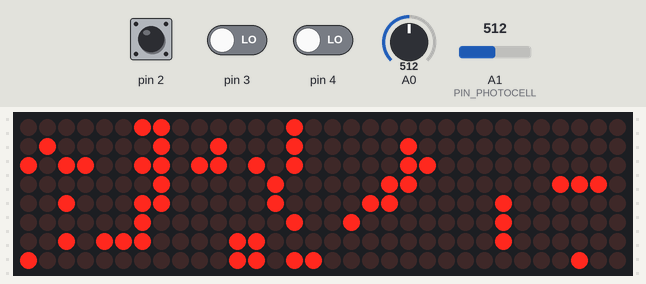
Recording of a sketch running on a simulated Arduino Uno, built with avr-gcc and run on an emulated ATmega328P. Parts: 32×8 LED matrix. Wiring (inferred from the names in the program): DS3231 clock at I2C address 0x68; 4 × MAX7219 LED driver (orientation assumed): CS pin 10. The inputs (shaded band) are chosen by the test bench; at power-on: A0 = 512, pin 2 LOW, pin 3 LOW, pin 4 LOW, A1 (PIN_PHOTOCELL) = 512. The local clock reads 2024-03-15 10:24:30 at power-on unless the sketch sets it; random numbers use the default seed unless the sketch sets one.

Above: at 2.0 s.
2.1 s: A0 set to 122
3.8 s: pin 2 pulled HIGH for 0.15 s
At 4.4 s:
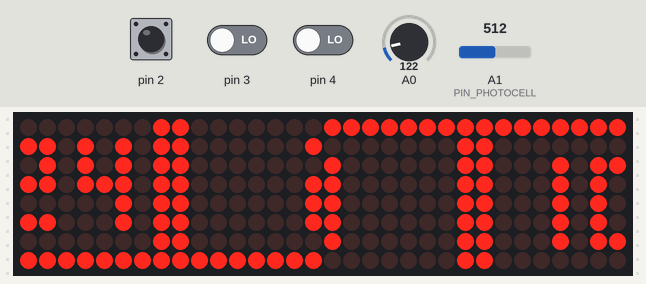
5.4 s: pin 3 driven HIGH
At 6.9 s:
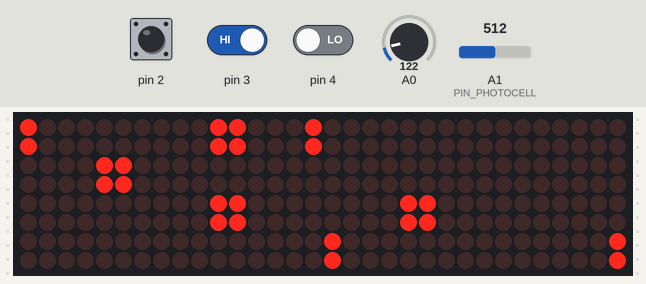
8.4 s: pin 2 pulled HIGH for 1 s
At 10.6 s:
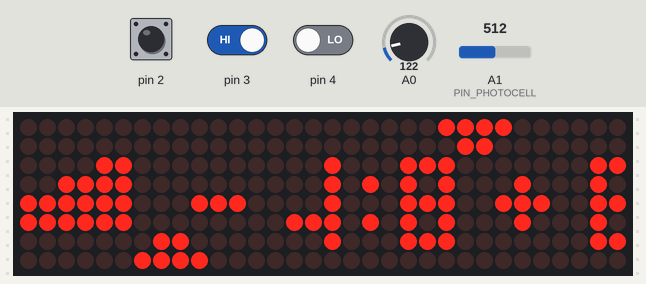
10.9 s: pin 4 driven HIGH
At 11.5 s:
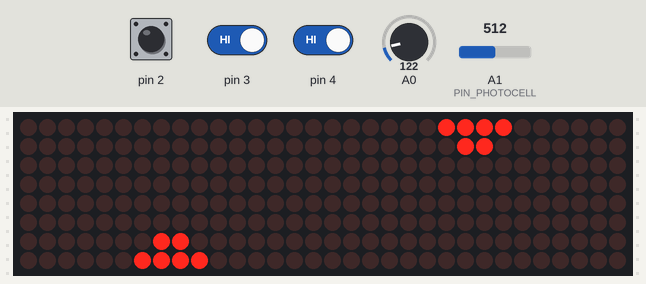
12.4 s: pin 2 pulled HIGH for 0.15 s
At 13.3 s:
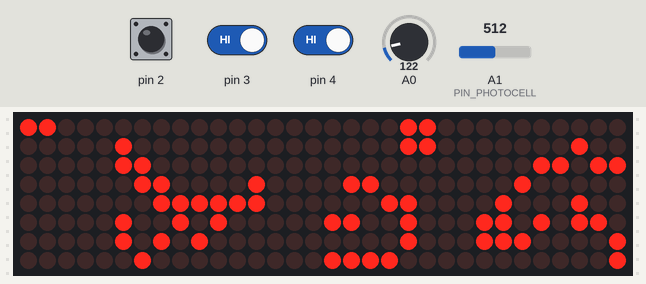

Measured:
- after the input at 5.4 s, the display: first changes at once (image 2 shows a later state)
- after the input at 10.9 s, the display: changes at once (image 4)
- after the input at 12.4 s, the display: first changes after 0.05 s (image 5 shows a later state)
- what the display in image 2 shows lasts 0.9 s, from 6.2 s to 7.1 s

The sketch:

Matrix.ino
```cpp
// (licence header left out)
#include <SPI.h>
#include <Wire.h>
#include <OneWire.h>
#include <EEPROM.h>

#include "Display.h"
#include "GameOfLife.h"
#include "TimeHandler.h"
#include "InputHandler.h"
#include "TempSensor.h"
#include "SettingsHandler.h"

#define CONTINUOUS_PRESS_THRESHOLD 1000UL

InputHandler inputs;
Display disp(&inputs);
GameOfLife gol(&disp);
TimeHandler time(&disp, &inputs);
TempSensor temp(&disp);
SettingsHandler settings(&disp, &inputs);

// Lambda enumaration for the mode selector
enum{GOL = 0, TIME = 1 , DATE = 2, TEMP = 3, SETTINGS, TIME_ADJUST, BRIGHTNESS_ADJUST}; // GOL = GameOfLife

int mode = GOL;
boolean autoModeChange = false;
unsigned long lastModeChange = 0UL;
unsigned int modeDuration[4] = {0};

void setup()
{
  randomSeed(analogRead(PIN_RAND));

  #ifdef DEBUG
    Serial.begin(9600);
  #endif

  time.initializeRTC();
  disp.testPattern();

  // Read the saved settings
  settings.read();
  settings.getModeDurations(modeDuration);
  autoModeChange = settings.getBooleanSetting(SETTING_AUTO_MODE_CHANGE);
}

void loop()
{
  // Refresh the inputs states
  inputs.updateButtonsStates();

  // Update the brightness of the display
  disp.updateBrightness();

  // Auto mode change activation/desactivation
  if((inputs.getSinglePress(PLUS) && inputs.getButtonState(MINUS) == HIGH) || (inputs.getSinglePress(MINUS) && inputs.getButtonState(PLUS) == HIGH))
  {
    if(autoModeChange)
    {
      autoModeChange = false;
    }
    else
    {
      autoModeChange = true;
      lastModeChange = millis(); // We do not want to change mode imediately
    }
  }

  // Go to settings mode
  if(mode != SETTINGS && inputs.getButtonState(MODE) == HIGH && millis() - inputs.getLastChangeTime(MODE) >= CONTINUOUS_PRESS_THRESHOLD)
  {
    mode = SETTINGS;

    disp.clear();

    // Make cool looking corners
    disp.setLed(0, 0, true); disp.setLed(0, 1, true); disp.setLed(1,0, true);
    disp.setLed(15, 0, true); disp.setLed(14, 0, true); disp.setLed(15, 1, true);
    disp.setLed(0, 15, true); disp.setLed(0, 14, true); disp.setLed(1, 15, true);
    disp.setLed(15, 15, true); disp.setLed(15, 14, true); disp.setLed(14, 15, true);

    // Time
    // Plus sign
    disp.setLed(2, 3, true);
    disp.setLed(1, 4, true); disp.setLed(2, 4, true); disp.setLed(3, 4, true);
    disp.setLed(2, 5, true);

    // Digits
    disp.setDigit(6, 2, 8);
    disp.setDigit(12, 2, 8);

    // Separator
    disp.setLed(10, 3, true); disp.setLed(10, 5, true);

    // Brightness
    // Minus sign
    disp.setLed(1, 12, true); disp.setLed(2, 12, true); disp.setLed(3, 12, true);

    // Scale
    for(int i = 6 ; i < 14 ; i++)
      disp.setLed(i, 13, true);

    for(int i = 8 ; i < 14 ; i++)
      disp.setLed(i, 12, true);

    for(int i = 10 ; i < 14 ; i++)
      disp.setLed(i, 11, true);

    for(int i = 12 ; i < 14 ; i++)
      disp.setLed(i, 10, true);

    disp.display();
  }

  // ------------------------------- CHANGE MODE --------------------------------------------

  // Change mode
  if(mode != SETTINGS && mode != TIME_ADJUST && mode != BRIGHTNESS_ADJUST && (inputs.getSinglePress(MODE) || (autoModeChange == true && millis() - lastModeChange >= modeDuration[mode])))
  {
    if(mode == GOL)
    {
      mode = TIME;

      time.updateTime();

      disp.clear();
      time.displayTime();
      disp.display();
    }
    else if(mode == TIME)
    {
      mode = DATE;

      time.updateTime();

      disp.clear();
      time.displayDate();
      disp.display();
    }
    else if(mode == DATE)
    {
      mode = TEMP;

      temp.updateTemp();

      disp.clear();
      temp.displayTemp();
      disp.display();
    }
    else if(mode == TEMP)
    {
      mode = GOL;

      // We keep the live cells (= the temp digits) as a base for the GOL
      gol.resetStepCounter();
      gol.getNextStep();
      disp.display();
    }

    // If in autoModeChange, backup the time of the change
    if(autoModeChange)
      lastModeChange = millis();
  }

  // -------------------------- NORMAL MODES -------------------------------------

  // Refresh the display according to the current mode
  if(mode == GOL)
  {
    // Manual reset
    if(inputs.getSinglePress(PLUS))
    {
        gol.initialize();
        disp.display();
    }

    if(gol.autoNextStep())
    {
      gol.autoReset(); // Auto reset (no more live cells or too much steps)
      disp.display();
    }
  }
  else if(mode == TIME)
  {
    // Display mode change
    if(inputs.getSinglePress(PLUS))
    {
      time.changeTimeDisplayMode();
      disp.clear();
      time.displayTime();
      disp.display();
    }

    if(time.updateTime())
    {
      time.displayTime();
      disp.display();
    }
  }
  else if(mode == DATE)
  {
    if(time.updateTime())
    {
      time.displayDate();
      disp.display();
    }
  }
  else if(mode == TEMP)
  {
    if(temp.updateTemp())
    {
      temp.displayTemp();
      disp.display();
    }
  }
  // ----------------------------- SETTINGS MODES ---------------------------------
  else if(mode == SETTINGS)
  {
    if(inputs.getSinglePress(PLUS)) // Go to time adjusment
    {
      mode = TIME_ADJUST;
      disp.clear();
    }
    else if(inputs.getSinglePress(MINUS)) // Go to brightness adjustment
    {
      mode = BRIGHTNESS_ADJUST;
      disp.clear();
    }
  }
  else if(mode == TIME_ADJUST)
  {
    int response = time.adjustTime();

    if(response == 1) // Time was modified by a user action -> refresh display
    {
      disp.display();
    }
    else if(response == 2) // Time adjustment finished
    {
      disp.display();

      lastModeChange = millis(); // We want to stay in time mode for a moment if in auto mode change
      mode = TIME;
    }
  }
  else if(mode == BRIGHTNESS_ADJUST)
  {
    int response = disp.adjustBrightness();

    if(response == 1) // Brightness modified by a user action -> refresh display
    {
      disp.display();
    }
    else if(response == 2) // Brightness adjustment finshed -> go to GOL mode
    {
      gol.initialize();
      disp.display();

      lastModeChange == millis(); // We want to stay in GOL mode for a moment if in auto mode change
      mode = GOL;
    }
  }
}
```

Display.cpp
```cpp
// (licence header left out)
#if defined(ARDUINO) && ARDUINO >= 100
  #include <Arduino.h>
#else
  #include "WProgram.h"
#endif

#include "Display.h"
#include "InputHandler.h"
#include "settings.h"

#include <SPI.h>

// Constructor
Display::Display(InputHandler *inputs)
{
  m_inputs = inputs;

  m_adjustingBrightness = false;

  // Setting-up the Load pin
  pinMode(PIN_LOAD, OUTPUT);
  digitalWrite(PIN_LOAD, HIGH);

  // Clear the buffer
  clear();

  // Clear the backbuffer
  for(int i = 0 ; i < 4 ; i++)
  {
    for(int j = 0 ; j < 8 ; j++)
    {
      m_backBuffer[i][j] = B00000000;
    }
  }

  // Setting-up the SPI library
  SPI.begin();
  SPI.setBitOrder(MSBFIRST);
  SPI.setClockDivider(SPI_CLOCK_DIV128);
  SPI.setDataMode(SPI_MODE0);

  // We do not want to use any decoding option
  sendAll(MAX_REG_DECODEMODE, 0x00);

  // Setting the brightness
  m_brightness = -1; // Auto mode
  m_lastBrightnessUpdate = 0UL;
  m_lastBrightnessValue = 0;
  setBrightness(0x08);

  // Setting the scan limit to its maximal (we're using all outputs)
  sendAll(MAX_REG_SCANLIMIT, 0x07);

  // Making sure that the test mode is disabled
  setTestMode(false);

  // Clearing the display
  for(int i = 1 ; i <= 8 ; i++)
  {
    sendAll(i, 0x00);
  }

  // Leaving shutdown mode
  sendAll(MAX_REG_SHUTDOWN, 0x01);
}

// Seven segment digit table (GFEDCBA notation)
const byte Display::m_sevenSegDigit[10] = {0x3F, 0x06, 0x5B, 0x4F, 0x66, 0x6D, 0x7D, 0x07, 0x7F, 0x6F};
const int Display::m_sevenSegTemplate[7][2][3] =
  {{{0, 1, 2}, {0, 0, 0}}, {{2, 2, 2}, {0, 1, 2}}, {{2, 2, 2}, {2, 3, 4}}, {{0, 1, 2}, {4, 4, 4}}, {{0, 0, 0}, {2, 3, 4}}, {{0, 0, 0}, {0, 1, 2}}, {{0, 1, 2}, {2, 2, 2}}};

// Send the same command to each driver
void Display::sendAll(byte reg, byte val)
{
  digitalWrite(PIN_LOAD, LOW);

  for(int i = 0 ; i < 4 ; i++)
  {
    SPI.transfer(reg);
    SPI.transfer(val);
  }

  digitalWrite(PIN_LOAD, HIGH);
}

// Used to modify the brightness of the display
void Display::setBrightness(byte val)
{
  sendAll(MAX_REG_INTENSITY, val);
}

// Used to test the display
void Display::setTestMode(boolean testMode)
{
  if(testMode)
    sendAll(MAX_REG_DISPLAYTEST, 0x01);
  else
    sendAll(MAX_REG_DISPLAYTEST, 0x00);
}

// Used to clear the buffer
void Display::clear()
{
  for(int i = 0 ; i < 4 ; i++)
  {
    for(int j = 0 ; j < 8 ; j++)
    {
        m_buffer[i][j] = B00000000;
    }
  }
}

// Used to send the content of the buffer to the controllers
void Display::display()
{
  int modifiedRegAmount[4] = {0};
  int maxModifiedRegAmount = 0;
  int lastDigitUpdated[4] = {0}; // Stores the last digit updated

  // Find the modified registers for each driver
  for(int i = 0 ; i < 4 ; i++)
  {
    for(int j = 0 ; j < 8 ; j++)
    {
      if(m_buffer[i][j] != m_backBuffer[i][j])
        modifiedRegAmount[i]++;
    }

    maxModifiedRegAmount = max(modifiedRegAmount[i], maxModifiedRegAmount);
  }

  #ifdef SERIAL_DEBUG
    Serial.println("==== Sending " + String(maxModifiedRegAmount) + " commands ====");
    Serial.println("--- Modified registers ---");

    for(int i = 0 ; i < 4 ; i++)
    {
      Serial.println("Driver #" + String(i));

      for(int j = 0 ; j < 8 ; j++)
      {
        if(m_buffer[i][j] != m_backBuffer[i][j])
          Serial.println("  DIG" + String(j) + " : YES");
        else
          Serial.println("  DIG" + String(j) + " : NO");
      }

      Serial.println();
    }
    Serial.println();
  #endif

  // Send the commands
  for(int i = 0 ; i < maxModifiedRegAmount ; i++)
  {
    #ifdef SERIAL_DEBUG
       Serial.println("--- Sending #" + String(i) + " ---");
    #endif

    digitalWrite(PIN_LOAD, LOW);
    for(int j = 3 ; j >= 0 ; j--) // We have to send the commands in reverse order
    {
      // Find the digit to update
      int k = lastDigitUpdated[j];
      while(m_buffer[j][k] == m_backBuffer[j][k] && k < 8)
      {
        k++;
      }

      // Update it
      if(k == 8) // We have updated all the registers ; send no-op code
      {
        #ifdef SERIAL_DEBUG
          Serial.println("Driver #" + String(j) + " : No operation");
        #endif

        SPI.transfer(MAX_REG_NOOP);
        SPI.transfer(MAX_REG_NOOP);
      }
      else // We do not have updated all registers
      {
        lastDigitUpdated[j] = k; // Save the last digit updated
        m_backBuffer[j][k] = m_buffer[j][k]; // Copy the buffer into the backbuffer

        #ifdef SERIAL_DEBUG
          Serial.print("Driver #" + String(j) + ", DIG" + String(k) + " : ");
          Serial.println(m_buffer[j][k], BIN);
        #endif

        // Send command
        SPI.transfer(k + 1); // Register (DIG0 = REG #1, DIG1 = REG #2, ..., DIG 7 = REG #8)
        SPI.transfer(m_buffer[j][k]); // Value
      }
    }
    digitalWrite(PIN_LOAD, HIGH); // Load da shit
  }
}

// Used to set an led in the buffer
void Display::setLed(int x, int y, boolean val)
{
  // Find position
  int driver = (x / 8) + ((y / 8) * 2); // x_d = x/8 | y_d = y/8 || i_d = x_d + y_d * 2
  int dig = y % 8;
  int seg = 7 - (x % 8); // DP = 7, A = 6, ... , G = 0

  // Backup the digit (one byte/register)
  byte oldVal = m_buffer[driver][dig];

  // Update buffer
  if(val) // Turn it on
    m_buffer[driver][dig] |= B00000001 << seg;
  else // Turn it off
    m_buffer[driver][dig] &= ~(B00000001 << seg);
}

// Used to check the state of an led in the buffer
boolean Display::testLed(int x, int y)
{
  // Find position
  int driver = (x / 8) + ((y / 8) * 2); // x_d = x/8 | y_d = y/8 || i_d = x_d + y_d * 2
  int dig = y % 8;
  int seg = 7 - (x % 8); // DP = 7, A = 6, ... , G = 0

  // Check the buffer
  return (m_buffer[driver][dig] & (B00000001 << seg)) ? true : false;
}

// Used to display a seven segment digit
void Display::setDigit(int x, int y, int digit)
{
  // Clear the digit area
  for(int i = 0 ; i < 3 ; i++)
  {
    for(int j = 0 ; j < 5 ; j++)
    {
      setLed(x + i, y + j, false);
    }
  }

  // Insert the digit into the buffer
  for(int i = 0 ; i < 7 ; i++)
  {
    if(m_sevenSegDigit[digit] & (B00000001 << i))
    {
      for(int j = 0 ; j < 3; j++)
        setLed(x + m_sevenSegTemplate[i][0][j], y + m_sevenSegTemplate[i][1][j], true);
    }
  }
}

// Used to display a test pattern
void Display::testPattern()
{
  for(int i = 0 ; i < 16 ; i++)
  {
    clear();
    for(int j = 0 ; j < 16 ; j++)
    {
      setLed(i, j, true);
      setLed(j, i, true);
    }
    display();
    delay(45);
  }
  clear();
}

// Used to know if no LED is no
boolean Display::empty()
{
  for(int i = 0 ; i < 4 ; i++)
  {
    for(int j = 0 ; j < 8 ; j++)
    {
      if(m_buffer[i][j] != 0U)
        return false;
    }
  }

  return true;
}

// Used to adjust the brightness. Returns : 0 : display buffer not modified, 1 : display buffer modified, 2 : adjusting time finished
int Display::adjustBrightness()
{
  boolean modified = false;

  if(!m_adjustingBrightness) // First call
  {
    m_adjustingBrightness = true;

    // Make cool looking corners
    setLed(0, 0, true); setLed(0, 1, true); setLed(1,0, true);
    setLed(15, 0, true); setLed(14, 0, true); setLed(15, 1, true);
    setLed(0, 15, true); setLed(0, 14, true); setLed(1, 15, true);
    setLed(15, 15, true); setLed(15, 14, true); setLed(14, 15, true);

    // Display the brightness
    if(m_brightness != -1) // Not in auto mode
    {
      setDigit(4, 5, m_brightness / 10);
      setDigit(9, 5, m_brightness - (m_brightness / 10) * 10);
    }

    return 1;
  }
  else if(m_inputs->getSinglePress(PLUS)) // Increment
  {
    m_brightness = (m_brightness == 0x0F) ? -1 : m_brightness + 1;
    modified = true;
  }
  else if(m_inputs->getSinglePress(MINUS)) // Decrement
  {
    m_brightness = (m_brightness == - 1) ? 0x0F : m_brightness - 1;
    modified = true;
  }
  else if(m_inputs->getSinglePress(MODE)) // Setting finished
  {
    m_adjustingBrightness = false;

    return 2;
  }

  if(modified)
  {
    if(m_brightness != -1) // Not in auto mode
    {
      setDigit(4, 5, m_brightness / 10);
      setDigit(9, 5, m_brightness - (m_brightness / 10) * 10);

      setBrightness(m_brightness);
    }
    else // In auto mode
    {
      // Clear where the digits were
      for(int i = 4 ; i < 12 ; i++)
      {
        for(int j = 5 ; j < 10 ; j++)
        {
          setLed(i, j, false);
        }
      }
    }

    return 1;
  }

  return 0;
}

// Used to updadte the brightness
void Display::updateBrightness()
{
  int reading = analogRead(PIN_PHOTOCELL);

  if(m_brightness == -1 && millis() - m_lastBrightnessUpdate >= BRIGHTNESS_UPDATE_INTERVAL && abs(reading - m_lastBrightnessValue) > BRIGHTNESS_UPDATE_THRESHOLD)
  {
    setBrightness((byte)constrain(map(reading, 0, 900, 0x00, 0x0F), 0x00, 0x0F));
    m_lastBrightnessValue = reading;
  }
}

// ---------- Debuging functions ---------------

// Used to print the state of the buffer
#ifdef DEBUG
void Display::printBuffer()
{
  // Print drivers 0 and 1
  for(int i = 0 ; i < 8 ; i++)
  {
    // Print driver 0
    for(int j = 7 ; j >= 0 ; j--)
    {
      if(m_buffer[0][i] & (B00000001 << j)) // Led is on
        Serial.print("X ");
      else // Led is off
        Serial.print(". ");
    }

    Serial.print("+ ");

    // Print driver 1
    for(int j = 7 ; j >= 0 ; j--)
    {
      if(m_buffer[1][i] & (B00000001 << j)) // Led is on
        Serial.print("X ");
      else // Led is off
        Serial.print(". ");
    }

    Serial.print("\n"); // Line is finished
  }

  Serial.println("+ + + + + + + + + + + + + + + + + ");

  // Print drivers 2 and 3
  for(int i = 0 ; i < 8 ; i++)
  {
    // Print driver 2
    for(int j = 7 ; j >= 0 ; j--)
    {
      if(m_buffer[2][i] & (B00000001 << j)) // Led is on
        Serial.print("X ");
      else // Led is off
        Serial.print(". ");
    }

    Serial.print("+ ");

    // Print driver 3
    for(int j = 7 ; j >= 0 ; j--)
    {
      if(m_buffer[3][i] & (B00000001 << j)) // Led is on
        Serial.print("X ");
      else // Led is off
        Serial.print(". ");
    }

    Serial.print("\n"); // Line is finished
  }
}

// Used to print the brightness
void Display::printBrightness()
{
  Serial.println(m_brightness, HEX);
}
#endif
```

Display.h
```cpp
// (licence header left out)
#ifndef DEF_DISPLAY
#define DEF_DISPLAY

#include "InputHandler.h"
#include "settings.h"

// Definition of MAX7219 registers
#define MAX_REG_NOOP           0x00
#define MAX_REG_DECODEMODE     0x09
#define MAX_REG_INTENSITY      0x0A
#define MAX_REG_SCANLIMIT      0x0B
#define MAX_REG_SHUTDOWN       0x0C
#define MAX_REG_DISPLAYTEST    0x0F

#define BRIGHTNESS_UPDATE_INTERVAL 50UL
#define BRIGHTNESS_UPDATE_THRESHOLD 10

class Display
{
  public:
    Display(InputHandler *inputs);
    void setTestMode(boolean testMode);
    void clear();
    void display();
    void setLed(int x, int y, boolean val);
    boolean testLed(int x, int y);
    void setDigit(int x, int y, int digit);
    void testPattern();
    boolean empty();
    int adjustBrightness();
    void updateBrightness();

    #ifdef DEBUG
      void printBuffer();
      void printBrightness();
    #endif

  private:
    byte m_buffer[4][8];
    byte m_backBuffer[4][8];
    int m_brightness; // -1 = auto
    unsigned long m_lastBrightnessUpdate;
    int m_lastBrightnessValue;
    static const byte m_sevenSegDigit[10];
    static const int m_sevenSegTemplate[7][2][3];

    int m_adjustingBrightness;

    InputHandler *m_inputs;

    void sendAll(byte reg, byte val);
    void setBrightness(byte val);
};

#endif
```

GameOfLife.h
```cpp
// (licence header left out)
#ifndef DEF_GAMEOFLIFE
#define DEF_GAMEOFLIFE

#define GOL_MAX_ITERATION 95

#include "Display.h"

class GameOfLife
{
  public:
    GameOfLife(Display *disp);
    void getNextStep();
    void initialize();
    void autoReset();
    void resetStepCounter();
    boolean autoNextStep();

  private:
    Display *m_disp;
    unsigned int m_step;
    unsigned long m_lastUpdateTime;
};

#endif
```

Source omitted: GameOfLife.cpp (3090 bytes), InputHandler.cpp (2253 bytes), InputHandler.h (899 bytes), TempSensor.cpp (3202 bytes), TempSensor.h (837 bytes), TimeHandler.cpp (11541 bytes), TimeHandler.h (1465 bytes), SettingsHandler.cpp (1501 bytes), SettingsHandler.h (1315 bytes), settings.h (440 bytes)
